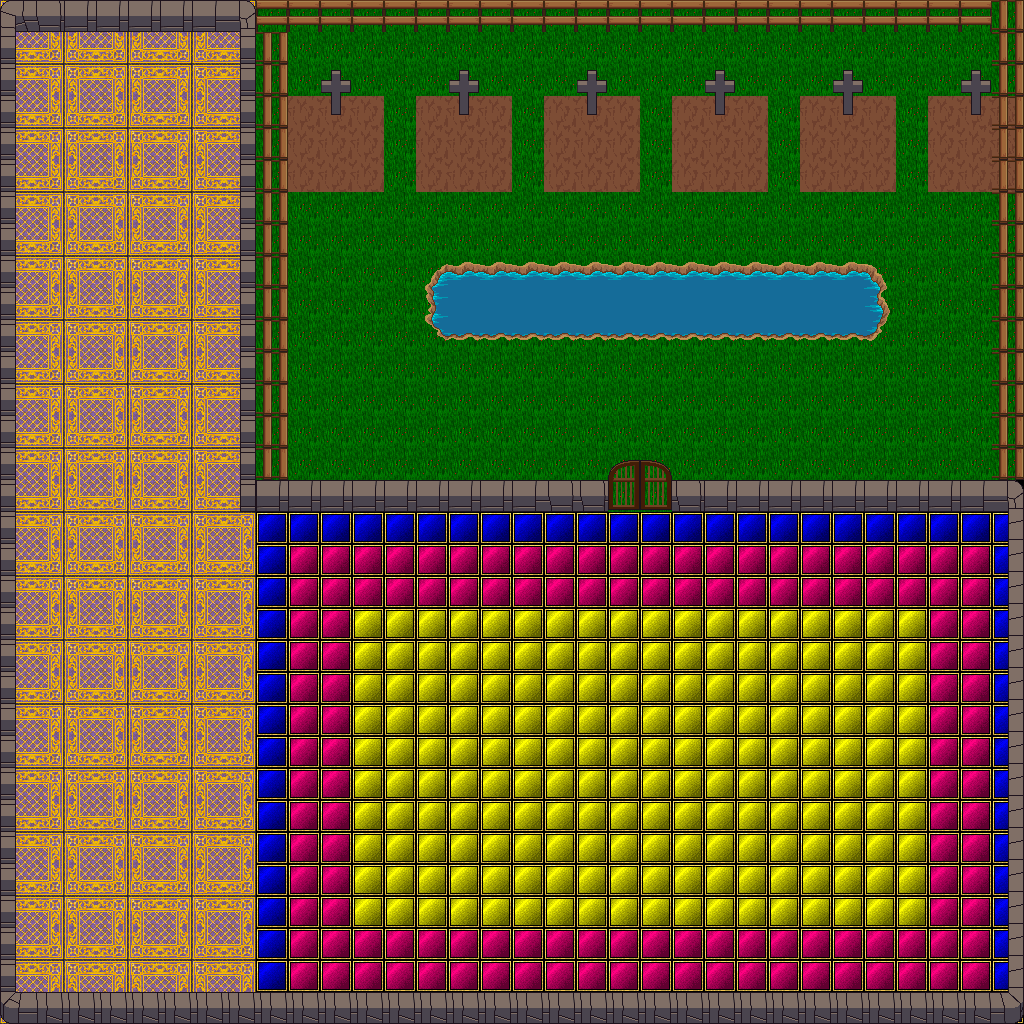

Tiled map render using the project's own tile images. Description and the map definition, with tile-layer contents summarised, below:
An orthogonal 32x32 tile map with 32x32 px tiles, 3 tile layers (bottomlayer2, middlelayer2, toplayer2), 3 tilesets and 5 objects (Enemy_spawningpoint1, Enemy_spawningpoint2, Enemy_spawningpoint3, Enemy_spawningpoint4, Enemy_spawningpoint5).

<map version="1.0" tiledversion="1.0.3" orientation="orthogonal" renderorder="right-down" width="32" height="32" tilewidth="32" tileheight="32" nextobjectid="14">
 <tileset firstgid="1" source="tiles3.tsx" />
 <tileset firstgid="193" source="tiles2.tsx" />
 <tileset firstgid="1217" source="tiles4.tsx" />
 <layer name="bottomlayer2" width="32" height="32">
  <properties>
   <property name="level" type="int" value="0" />
  </properties>
  <data>[1024 cells, 1002 non-empty, 9 distinct tile ids]</data>
 </layer>
 <layer name="middlelayer2" width="32" height="32">
  <properties>
   <property name="level" type="int" value="1" />
  </properties>
  <data>[1024 cells, 229 non-empty, 26 distinct tile ids]</data>
 </layer>
 <layer name="toplayer2" width="32" height="32">
  <properties>
   <property name="level" type="int" value="2" />
  </properties>
  <data>[1024 cells, 6 non-empty, 1 distinct tile ids]</data>
 </layer>
 <objectgroup name="Object Layer 1">
  <object id="6" name="Enemy_spawningpoint1" x="321" y="129" width="31" height="62" />
  <object id="9" name="Enemy_spawningpoint2" x="452" y="127" width="32" height="63" />
  <object id="11" name="Enemy_spawningpoint3" x="579" y="127" width="31" height="60" />
  <object id="12" name="Enemy_spawningpoint4" x="707" y="130" width="32" height="59" />
  <object id="13" name="Enemy_spawningpoint5" x="834" y="129" width="31" height="63" />
 </objectgroup>
</map>
